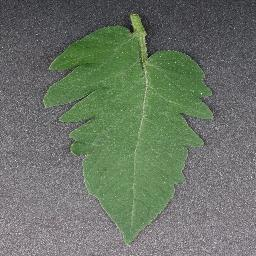
#> input picture dataset/Label 1/000bf685-b305-408b-91f4-37030f8e62db___GH_HL Leaf 308.1_flipTB.JPG, 256 x 256 px, found by its file name; its folder holds only this picture in this run
$ jupyter execute --allow-errors Percobaan_3.ipynb   (older library calls are emulated)
#> lines starting #> are read from the running program, lines starting #| are printed output that depends on the picture; after the words box and inside, x2 and y2 are one past the last pixel; in counts of white or black regions, pixels touching at a corner belong together
# IMPORT LIBRARY

[cell 1]
import os
import cv2 as cv
import matplotlib.pyplot as plt
import numpy as np
import pandas as pd
from sklearn.model_selection import train_test_split, cross_val_predict
from sklearn.feature_selection import SelectKBest, f_classif
from sklearn.metrics import accuracy_score, classification_report
from skimage.feature import graycomatrix, graycoprops
from scipy.stats import entropy
from sklearn.ensemble import RandomForestClassifier
from sklearn.svm import SVC
from sklearn.neighbors import KNeighborsClassifier
from sklearn.metrics import accuracy_score, precision_score, recall_score, f1_score, confusion_matrix, classification_report
from sklearn.metrics import (confusion_matrix, ConfusionMatrixDisplay)
from sklearn.preprocessing import MinMaxScaler
import seaborn as sns
from glob import glob
import random

Cell code di atas merupakan bagian dari proses awal dalam project pengolahan citra digital dan klasifikasi menggunakan Python. Baris-baris pertama mengimpor berbagai library penting yang digunakan dalam machine learning.
- os digunakan untuk berinteraksi dengan sistem file
- cv2 (OpenCV) dimanfaatkan untuk membaca dan memproses citra
- matplotlib.pyplot dan seaborn digunakan untuk visualisasi data dan hasil klasifikasi
- numpy dan pandas berfungsi untuk manipulasi array dan data tabular
- scikit-learn digunakan secara ekstensif dalam proses pembelajaran mesin, termasuk pemisahan data (train_test_split), validasi silang (cross_val_predict), seleksi fitur (SelectKBest dan f_classif), normalisasi (MinMaxScaler), serta metrik evaluasi seperti akurasi, presisi, recall, F1-score, dan confusion matric
- classifier yang digunakan meliputi Random Forest, Support Vector Machine (SVM), dan K-Nearest Neighbors (KNN)
- skimage.feature digunakan untuk ekstraksi fitur tekstur dari citra menggunakan metode GLCM (Gray Level Co-occurrence Matrix)
- scipy.stats.entropy digunakan untuk menghitung nilai entropi dari distribusi data.

## Data Loading

Buat struktur folder dataset sebagai berikut:
```
.
└──dataset
    ├── label1
	├── image1.jpg
	├── image2.jpg
	└── image3.jpg
    ├── label2
    └── label3
    └── dst...
```

[cell 2]
data = []
labels = []
file_name = []
for sub_folder in os.listdir("dataset\\"):
    sub_folder_files = os.listdir(os.path.join("dataset\\", sub_folder))
    for i, filename in enumerate(sub_folder_files):
        img_path = os.path.join("dataset\\", sub_folder, filename)
        img = cv.imread(img_path)
#> img is the input picture: shape (256, 256, 3); mean B, G, R 102.3, 116.4, 105.9

        data.append(img)
        labels.append(sub_folder)
        name = os.path.splitext(filename)[0]
        file_name.append(filename)

Cell code di atas digunakan untuk membaca semua gambar yang ada di dalam folder bernama dataset. Di dalam folder tersebut, terdapat sub-folder yang masing-masing mewakili kelas atau kategori gambar. Cell code ini akan mengecek setiap sub-folder dan membaca semua file gambar di dalamnya satu per satu. Gambar-gambar yang dibaca akan disimpan ke dalam list data, sedangkan nama sub-folder tempat gambar ditemukan akan dianggap sebagai label atau kategori gambar tersebut, dan disimpan di list labels. Selain itu, nama file (tanpa ekstensi) dari setiap gambar juga disimpan di list file_name. Tujuan dari proses ini adalah mengumpulkan semua data gambar beserta label kategorinya agar bisa digunakan nanti dalam proses pelatihan model klasifikasi.

## Data Preparation

### Define Preprocessing Function

[cell 3]
def resize(img, target_height, target_width):
    height, width = img.shape
    resized_img = np.zeros((target_height, target_width), dtype=np.uint8)

    scale_x = width / target_width
    scale_y = height / target_height

    for i in range(target_height):
        for j in range(target_width):
            orig_x = min(int(j * scale_x), width - 1)
            orig_y = min(int(i * scale_y), height - 1)
            resized_img[i, j] = img[orig_y, orig_x]

    return resized_img

def normalize(img):
    min_val = np.min(img)
    max_val = np.max(img)
    normalized_img = (img - min_val) / (max_val - min_val) * 255
    return normalized_img.astype(np.uint8)

# [24 lines left out: function equalization, not called in this run]

kernelm_3 = np.full((3,3), 1/9)

kernel_sh = np.array([
    [1/9, 1/9, 1/9],
    [1/9, 8/9, 1/9],
    [1/9, 1/9, 1/9]
])

kernel_sm = np.array([
    [1/10, 1/10, 1/10],
    [1/10, 1/5, 1/10],
    [1/10, 1/10, 1/10]
])

def median(arr):
    n = len(arr)
    sorted_arr = sorted(arr)
    if n % 2 == 0:
        median1 = sorted_arr[n//2]
        median2 = sorted_arr[n//2 - 1]
        median = (median1 + median2)/2
    else:
        median = sorted_arr[n//2]

    return median

def median_filter(image, kernel):
    height_image, width_image = image.shape
    height_kernel, width_kernel = kernel.shape

    height_center = int((height_kernel - 1) / 2)
    width_center = int((width_kernel - 1) / 2)

    left_padding = width_center
    right_padding = width_kernel - width_center
    top_padding = height_center
    bottom_padding = height_kernel - height_center

    padded_image = np.pad(image, ((left_padding, right_padding), (top_padding, bottom_padding)), mode='edge')

    result = np.zeros([height_image, width_image])

    for i in range(height_image):
        for j in range(width_image):
            temp = np.zeros(len(kernel) * len(kernel))
            index = 0
            for k in range(height_kernel):
                for l in range(width_kernel):
                    temp[index] = padded_image[i+k, j+l]
                    index += 1
            result[i, j] = median(temp)

    return result

def hsv_segmentation(img):
    hsv_img = cv.cvtColor(img, cv.COLOR_BGR2HSV)

    # Warna daun hijau
    lower_green = np.array([35, 40, 40])
    upper_green = np.array([85, 255, 255])

    # Warna bercak coklat/kuning tua
    lower_brown = np.array([10, 50, 20])
    upper_brown = np.array([30, 255, 200])

    # Masking kedua warna
    mask_green = cv.inRange(hsv_img, lower_green, upper_green)
    mask_brown = cv.inRange(hsv_img, lower_brown, upper_brown)

    # Gabungkan kedua mask
    mask_combined = cv.bitwise_or(mask_green, mask_brown)

    # Terapkan mask ke gambar asli
    result = cv.bitwise_and(img, img, mask=mask_combined)
    return result


# [10 lines left out: functions percobaan_1, percobaan_2, not called in this run]

def percobaan_3(img, target_height, target_width):
    # Segmentasi berbasis HSV untuk dua warna (hijau & coklat)
    segmented_img = hsv_segmentation(img)

    # Konversi ke grayscale
    gray_img = cv.cvtColor(segmented_img, cv.COLOR_BGR2GRAY)
    resized_img = resize(gray_img, target_height, target_width)

    # Normalisasi
    normalize_img = normalize(resized_img)

    # Filter median
    median_img = median_filter(normalize_img, kernelm_3)

    return median_img

Cell code di atas berfungsi untuk mendefinisikan berbagai fungsi preprocessing yang digunakan dalam mempersiapkan citra sebelum proses ekstraksi fitur. Fungsi-fungsi yang dibuat meliputi:

- **resize** untuk mengubah ukuran citra ke dimensi tertentu dengan interpolasi sederhana,
- **normalize** untuk menormalkan nilai piksel ke rentang 0–255 agar distribusi intensitas lebih seragam,
- **equalization** untuk meningkatkan kontras citra grayscale melalui histogram equalization,
- **median_filter** yang mengurangi noise pada citra dengan filter median,
- **hsv_segmentation** yang melakukan segmentasi warna berbasis ruang warna HSV, khususnya untuk membedakan area hijau (daun sehat) dan coklat (bercak penyakit),
- serta pipeline seperti **percobaan_1**, **percobaan_2**, dan **percobaan_3** yang menggabungkan beberapa tahapan preprocessing mulai dari konversi ke grayscale, resizing, normalisasi, filter median, hingga segmentasi warna.

Seluruh fungsi ini bertujuan menghasilkan citra yang lebih bersih, seragam, dan siap untuk proses ekstraksi fitur tekstur pada tahap berikutnya. Dengan preprocessing yang optimal, fitur yang dihasilkan akan lebih representatif sehingga dapat meningkatkan performa model klasifikasi.

### Preprocessing

Cell code di bawah ini melakukan proses preprocessing pada seluruh data citra yang telah dibaca sebelumnya. Proses preprocessing yang digunakan adalah pipeline `percobaan_3`, yaitu:
- Segmentasi warna berbasis HSV untuk menyoroti area hijau (daun sehat) dan coklat (bercak penyakit) pada citra,
- Konversi hasil segmentasi ke grayscale,
- Resize citra ke ukuran 128x128 piksel,
- Normalisasi intensitas piksel,
- Filter median untuk mengurangi noise.

Hasil preprocessing untuk setiap citra disimpan dalam array `dataPreprocessed`. Selanjutnya, kode ini juga menyiapkan dictionary `label_names` untuk memetakan kode label ke nama kelas yang lebih deskriptif. Untuk setiap label, ditampilkan hingga 10 contoh hasil preprocessing dalam bentuk grid gambar grayscale, sehingga kita dapat memvisualisasikan hasil tahapan preprocessing untuk masing-masing kelas sebelum masuk ke tahap ekstraksi fitur. Visualisasi ini membantu memastikan bahwa proses preprocessing berjalan sesuai harapan dan citra sudah siap untuk analisis lebih lanjut.

[cell 4]
# pada bagian ini bisa gunakan data yang sebelum augmentasi atau setelah augmentasi
dataPreprocessed = [percobaan_3(img, 128, 128) for img in data]
#> in hsv_segmentation, `mask_green = cv.inRange(hsv_img, lower_green, upper_green)`:
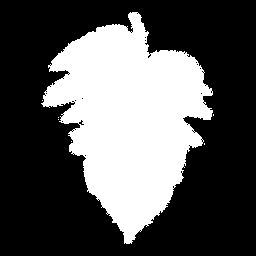
#> mask_green: shape (256, 256); 33.9% white; 7 white regions (6 under 20 px), largest, box (x1, y1, x2, y2) and area: (41, 12, 213, 244) 22190
#> after the loop in resize, `for i in range(target_height):`:
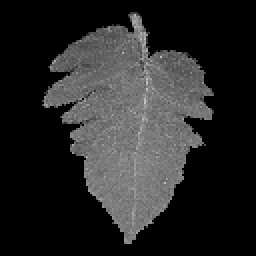
#> resized_img: shape (128, 128) (shown 2 times larger); min 0, max 203, mean 39
#> in normalize, `min_val = np.min(img)`: min_val = 0
#> in normalize, `max_val = np.max(img)`: max_val = 203
#> after the loop in median_filter, `for i in range(height_image):`:
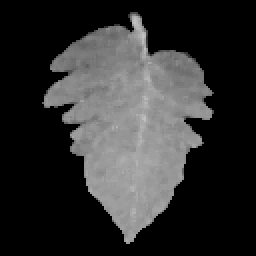
#> result: shape (128, 128) float64 (shown 2 times larger); min 0, max 195, mean 48.2
#> call 2 of percobaan_3, with target_height = 128, target_width = 128
#> in hsv_segmentation (call 2), `mask_green = cv.inRange(hsv_img, lower_green, upper_green)`:
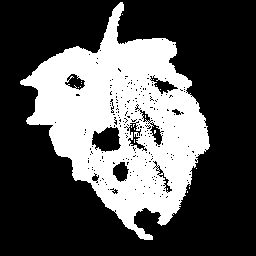
#> mask_green: shape (256, 256); 32.9% white; 19 white regions (18 under 20 px), largest, box (x1, y1, x2, y2) and area: (20, 2, 210, 240) 21504
#> in hsv_segmentation (call 2), `mask_brown = cv.inRange(hsv_img, lower_brown, upper_brown)`:
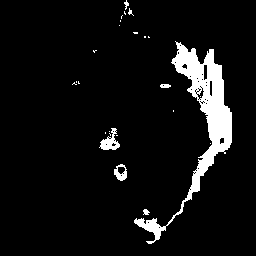
#> mask_brown: shape (256, 256); 6.5% white; 25 white regions (19 under 20 px), largest, box (x1, y1, x2, y2) and area: (134, 41, 232, 244) 3780, (99, 128, 120, 150) 217, (114, 164, 127, 181) 125, (160, 84, 171, 88) 37, (143, 209, 150, 215) 29, (124, 0, 129, 10) 24
#> in hsv_segmentation (call 2), `mask_combined = cv.bitwise_or(mask_green, mask_brown)`:
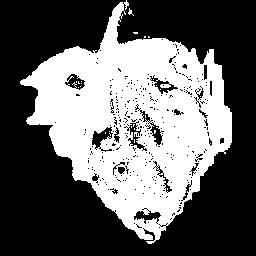
#> mask_combined: shape (256, 256); 39.4% white; 25 white regions (24 under 20 px), largest, box (x1, y1, x2, y2) and area: (20, 0, 232, 244) 25751
#> in hsv_segmentation (call 2), `result = cv.bitwise_and(img, img, mask=mask_combined)`:
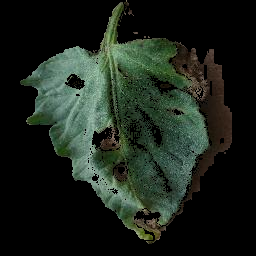
#> result: shape (256, 256, 3); mean B, G, R 27.2, 35.4, 27.3
#> in percobaan_3 (call 2), `gray_img = cv.cvtColor(segmented_img, cv.COLOR_BGR2GRAY)`:
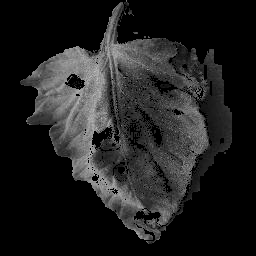
#> gray_img: shape (256, 256); min 0, max 192, mean 32
#> call 2 of resize, with target_height = 128, target_width = 128
#> after the loop in resize (call 2), `for i in range(target_height):`:
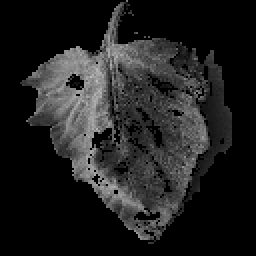
#> resized_img: shape (128, 128) (shown 2 times larger); min 0, max 190, mean 31.9
#> in normalize (call 2), `normalized_img = (img - min_val) / (max_val - min_val) * 255`:
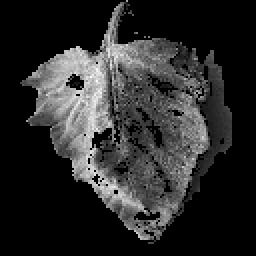
#> normalized_img: shape (128, 128) float64 (shown 2 times larger); min 0, max 255, mean 42.8
#> (the rest of the program and of its run is left out)
